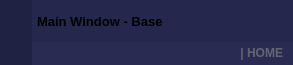
        <widget class="QFrame" name="frame_top">
         <property name="minimumSize">
          <size>
           <width>0</width>
           <height>65</height>
          </size>
         </property>
         <property name="maximumSize">
          <size>
           <width>16777215</width>
           <height>65</height>
          </size>
         </property>
         <property name="styleSheet">
          <string notr="true">background-color: transparent;</string>
         </property>
         <property name="frameShape">
          <enum>QFrame::NoFrame</enum>
         </property>
         <property name="frameShadow">
          <enum>QFrame::Raised</enum>
         </property>
         <layout class="QHBoxLayout" name="horizontalLayout_3">
          <property name="spacing">
           <number>0</number>
          </property>
          <property name="leftMargin">
           <number>0</number>
          </property>
          <property name="topMargin">
           <number>0</number>
          </property>
          <property name="rightMargin">
           <number>0</number>
          </property>
          <property name="bottomMargin">
           <number>0</number>
          </property>
          <item>
           <widget class="QFrame" name="frame_toggle">
            <property name="maximumSize">
             <size>
              <width>70</width>
              <height>16777215</height>
             </size>
            </property>
            <property name="styleSheet">
             <string notr="true">background-color: rgb(32,34,67);</string>
            </property>
            <property name="frameShape">
             <enum>QFrame::NoFrame</enum>
            </property>
            <property name="frameShadow">
             <enum>QFrame::Raised</enum>
            </property>
            <layout class="QVBoxLayout" name="verticalLayout_3">
             <property name="spacing">
              <number>0</number>
             </property>
             <property name="leftMargin">
              <number>0</number>
             </property>
             <property name="topMargin">
              <number>0</number>
             </property>
             <property name="rightMargin">
              <number>0</number>
             </property>
             <property name="bottomMargin">
              <number>0</number>
             </property>
             <item>
              <widget class="QPushButton" name="btn_toggle_menu">
               <property name="sizePolicy">
                <sizepolicy hsizetype="Expanding" vsizetype="Expanding">
                 <horstretch>0</horstretch>
                 <verstretch>0</verstretch>
                </sizepolicy>
               </property>
               <property name="styleSheet">
                <string notr="true">QPushButton {
	background-image: url(:/24x24/icons/24x24/cil-menu.png);
	background-position: center;
	background-repeat: no-reperat;
	border: none;
}
QPushButton:hover {
	background-color: #7a7ecb;
}
QPushButton:pressed {	
	background-color: rgb(85, 170, 255);
}</string>
               </property>
               <property name="text">
                <string/>
               </property>
              </widget>
             </item>
            </layout>
           </widget>
          </item>
          <item>
           <widget class="QFrame" name="frame_top_right">
            <property name="styleSheet">
             <string notr="true">background: transparent;</string>
            </property>
            <property name="frameShape">
             <enum>QFrame::NoFrame</enum>
            </property>
            <property name="frameShadow">
             <enum>QFrame::Raised</enum>
            </property>
            <layout class="QVBoxLayout" name="verticalLayout_2">
             <property name="spacing">
              <number>0</number>
             </property>
             <property name="leftMargin">
              <number>0</number>
             </property>
             <property name="topMargin">
              <number>0</number>
             </property>
             <property name="rightMargin">
              <number>0</number>
             </property>
             <property name="bottomMargin">
              <number>0</number>
             </property>
             <item>
              <widget class="QFrame" name="frame_top_btns">
               <property name="maximumSize">
                <size>
                 <width>16777215</width>
                 <height>42</height>
                </size>
               </property>
               <property name="styleSheet">
                <string notr="true">background-color: rgba(37,39,77)</string>
               </property>
               <property name="frameShape">
                <enum>QFrame::NoFrame</enum>
               </property>
               <property name="frameShadow">
                <enum>QFrame::Raised</enum>
               </property>
               <layout class="QHBoxLayout" name="horizontalLayout_4">
                <property name="spacing">
                 <number>0</number>
                </property>
                <property name="leftMargin">
                 <number>0</number>
                </property>
                <property name="topMargin">
                 <number>0</number>
                </property>
                <property name="rightMargin">
                 <number>0</number>
                </property>
                <property name="bottomMargin">
                 <number>0</number>
                </property>
                <item>
                 <widget class="QFrame" name="frame_label_top_btns">
                  <property name="sizePolicy">
                   <sizepolicy hsizetype="Expanding" vsizetype="Preferred">
                    <horstretch>0</horstretch>
                    <verstretch>0</verstretch>
                   </sizepolicy>
                  </property>
                  <property name="frameShape">
                   <enum>QFrame::NoFrame</enum>
                  </property>
                  <property name="frameShadow">
                   <enum>QFrame::Raised</enum>
                  </property>
                  <layout class="QHBoxLayout" name="horizontalLayout_10">
                   <property name="spacing">
                    <number>0</number>
                   </property>
                   <property name="leftMargin">
                    <number>5</number>
                   </property>
                   <property name="topMargin">
                    <number>0</number>
                   </property>
                   <property name="rightMargin">
                    <number>10</number>
                   </property>
                   <property name="bottomMargin">
                    <number>0</number>
                   </property>
                   <item>
                    <widget class="QFrame" name="frame_icon_top_bar">
                     <property name="maximumSize">
                      <size>
                       <width>30</width>
                       <height>30</height>
                      </size>
                     </property>
                     <property name="styleSheet">
                      <string notr="true">background: transparent;
background-image: url(:/16x16/icons/16x16/cil-terminal.png);
background-position: center;
background-repeat: no-repeat;
</string>
                     </property>
                     <property name="frameShape">
                      <enum>QFrame::StyledPanel</enum>
                     </property>
                     <property name="frameShadow">
                      <enum>QFrame::Raised</enum>
                     </property>
                    </widget>
                   </item>
                   <item>
                    <widget class="QLabel" name="label_title_bar_top">
                     <property name="font">
                      <font>
                       <family>Segoe UI</family>
                       <pointsize>10</pointsize>
                       <weight>75</weight>
                       <bold>true</bold>
                      </font>
                     </property>
                     <property name="styleSheet">
                      <string notr="true">background: transparent;
</string>
                     </property>
                     <property name="text">
                      <string>Main Window - Base</string>
                     </property>
                    </widget>
                   </item>
                  </layout>
                 </widget>
                </item>
                <item alignment="Qt::AlignRight">
                 <widget class="QFrame" name="frame_btns_right">
                  <property name="sizePolicy">
                   <sizepolicy hsizetype="Expanding" vsizetype="Preferred">
                    <horstretch>0</horstretch>
                    <verstretch>0</verstretch>
                   </sizepolicy>
                  </property>
                  <property name="maximumSize">
                   <size>
                    <width>120</width>
                    <height>16777215</height>
                   </size>
                  </property>
                  <property name="styleSheet">
                   <string notr="true">QPushButton {	
	border: none;
	background-color: transparent;
}
QPushButton:hover {
	background-color: #7a7ecb;
}
QPushButton:pressed {	
	background-color: rgb(85, 170, 255);
}</string>
                  </property>
                  <property name="frameShape">
                   <enum>QFrame::NoFrame</enum>
                  </property>
                  <property name="frameShadow">
                   <enum>QFrame::Raised</enum>
                  </property>
                  <layout class="QHBoxLayout" name="horizontalLayout_5">
                   <property name="spacing">
                    <number>0</number>
                   </property>
                   <property name="leftMargin">
                    <number>0</number>
                   </property>
                   <property name="topMargin">
                    <number>0</number>
                   </property>
                   <property name="rightMargin">
                    <number>0</number>
                   </property>
                   <property name="bottomMargin">
                    <number>0</number>
                   </property>
                   <item>
                    <widget class="QPushButton" name="btn_minimize">
                     <property name="sizePolicy">
                      <sizepolicy hsizetype="Minimum" vsizetype="Expanding">
                       <horstretch>0</horstretch>
                       <verstretch>0</verstretch>
                      </sizepolicy>
                     </property>
                     <property name="minimumSize">
                      <size>
                       <width>40</width>
                       <height>0</height>
                      </size>
                     </property>
                     <property name="maximumSize">
                      <size>
                       <width>40</width>
                       <height>16777215</height>
                      </size>
                     </property>
                     <property name="toolTip">
                      <string>Minimize</string>
                     </property>
                     <property name="styleSheet">
                      <string notr="true"/>
                     </property>
                     <property name="text">
                      <string/>
                     </property>
                     <property name="icon">
                      <iconset resource="D:/Comp/CodeStuff/Projects/Python/GUI_tests/gui_Base_template/files.qrc">
                       <normaloff>:/16x16/icons/16x16/cil-window-minimize.png</normaloff>:/16x16/icons/16x16/cil-window-minimize.png</iconset>
                     </property>
                    </widget>
                   </item>
                   <item>
                    <widget class="QPushButton" name="btn_maximize_restore">
                     <property name="sizePolicy">
                      <sizepolicy hsizetype="Minimum" vsizetype="Expanding">
                       <horstretch>0</horstretch>
                       <verstretch>0</verstretch>
                      </sizepolicy>
                     </property>
                     <property name="minimumSize">
                      <size>
                       <width>40</width>
                       <height>0</height>
                      </size>
                     </property>
                     <property name="maximumSize">
                      <size>
                       <width>40</width>
                       <height>16777215</height>
                      </size>
                     </property>
                     <property name="toolTip">
                      <string>Maximize</string>
                     </property>
                     <property name="styleSheet">
                      <string notr="true"/>
                     </property>
                     <property name="text">
                      <string/>
                     </property>
                     <property name="icon">
                      <iconset resource="D:/Comp/CodeStuff/Projects/Python/GUI_tests/gui_Base_template/files.qrc">
                       <normaloff>:/16x16/icons/16x16/cil-window-maximize.png</normaloff>:/16x16/icons/16x16/cil-window-maximize.png</iconset>
                     </property>
                    </widget>
                   </item>
                   <item>
                    <widget class="QPushButton" name="btn_close">
                     <property name="sizePolicy">
                      <sizepolicy hsizetype="Minimum" vsizetype="Expanding">
                       <horstretch>0</horstretch>
                       <verstretch>0</verstretch>
                      </sizepolicy>
                     </property>
                     <property name="minimumSize">
                      <size>
                       <width>40</width>
                       <height>0</height>
                      </size>
                     </property>
                     <property name="maximumSize">
                      <size>
                       <width>40</width>
                       <height>16777215</height>
                      </size>
                     </property>
                     <property name="toolTip">
                      <string>Close</string>
                     </property>
                     <property name="styleSheet">
                      <string notr="true"/>
                     </property>
                     <property name="text">
                      <string/>
                     </property>
                     <property name="icon">
                      <iconset resource="D:/Comp/CodeStuff/Projects/Python/GUI_tests/gui_Base_template/files.qrc">
                       <normaloff>:/16x16/icons/16x16/cil-x.png</normaloff>:/16x16/icons/16x16/cil-x.png</iconset>
                     </property>
                    </widget>
                   </item>
                  </layout>
                 </widget>
                </item>
               </layout>
              </widget>
             </item>
             <item>
              <widget class="QFrame" name="frame_top_info">
               <property name="maximumSize">
                <size>
                 <width>16777215</width>
                 <height>65</height>
                </size>
               </property>
               <property name="styleSheet">
                <string notr="true">background-color: rgba(41,43,83);</string>
               </property>
               <property name="frameShape">
                <enum>QFrame::NoFrame</enum>
               </property>
               <property name="frameShadow">
                <enum>QFrame::Raised</enum>
               </property>
               <layout class="QHBoxLayout" name="horizontalLayout_8">
                <property name="spacing">
                 <number>0</number>
                </property>
                <property name="leftMargin">
                 <number>10</number>
                </property>
                <property name="topMargin">
                 <number>0</number>
                </property>
                <property name="rightMargin">
                 <number>10</number>
                </property>
                <property name="bottomMargin">
                 <number>0</number>
                </property>
                <item>
                 <widget class="QLabel" name="label_top_info_1">
                  <property name="maximumSize">
                   <size>
                    <width>16777215</width>
                    <height>15</height>
                   </size>
                  </property>
                  <property name="font">
                   <font>
                    <family>Segoe UI</family>
                   </font>
                  </property>
                  <property name="styleSheet">
                   <string notr="true">color: rgb(98, 103, 111); </string>
                  </property>
                  <property name="text">
                   <string/>
                  </property>
                 </widget>
                </item>
                <item>
                 <widget class="QLabel" name="label_top_info_2">
                  <property name="minimumSize">
                   <size>
                    <width>0</width>
                    <height>0</height>
                   </size>
                  </property>
                  <property name="maximumSize">
                   <size>
                    <width>250</width>
                    <height>20</height>
                   </size>
                  </property>
                  <property name="font">
                   <font>
                    <family>Segoe UI</family>
                    <weight>75</weight>
                    <bold>true</bold>
                   </font>
                  </property>
                  <property name="styleSheet">
                   <string notr="true">color: rgb(98, 103, 111);</string>
                  </property>
                  <property name="text">
                   <string>| HOME</string>
                  </property>
                  <property name="alignment">
                   <set>Qt::AlignRight|Qt::AlignTrailing|Qt::AlignVCenter</set>
                  </property>
                 </widget>
                </item>
               </layout>
              </widget>
             </item>
            </layout>
           </widget>
          </item>
         </layout>
        </widget>
